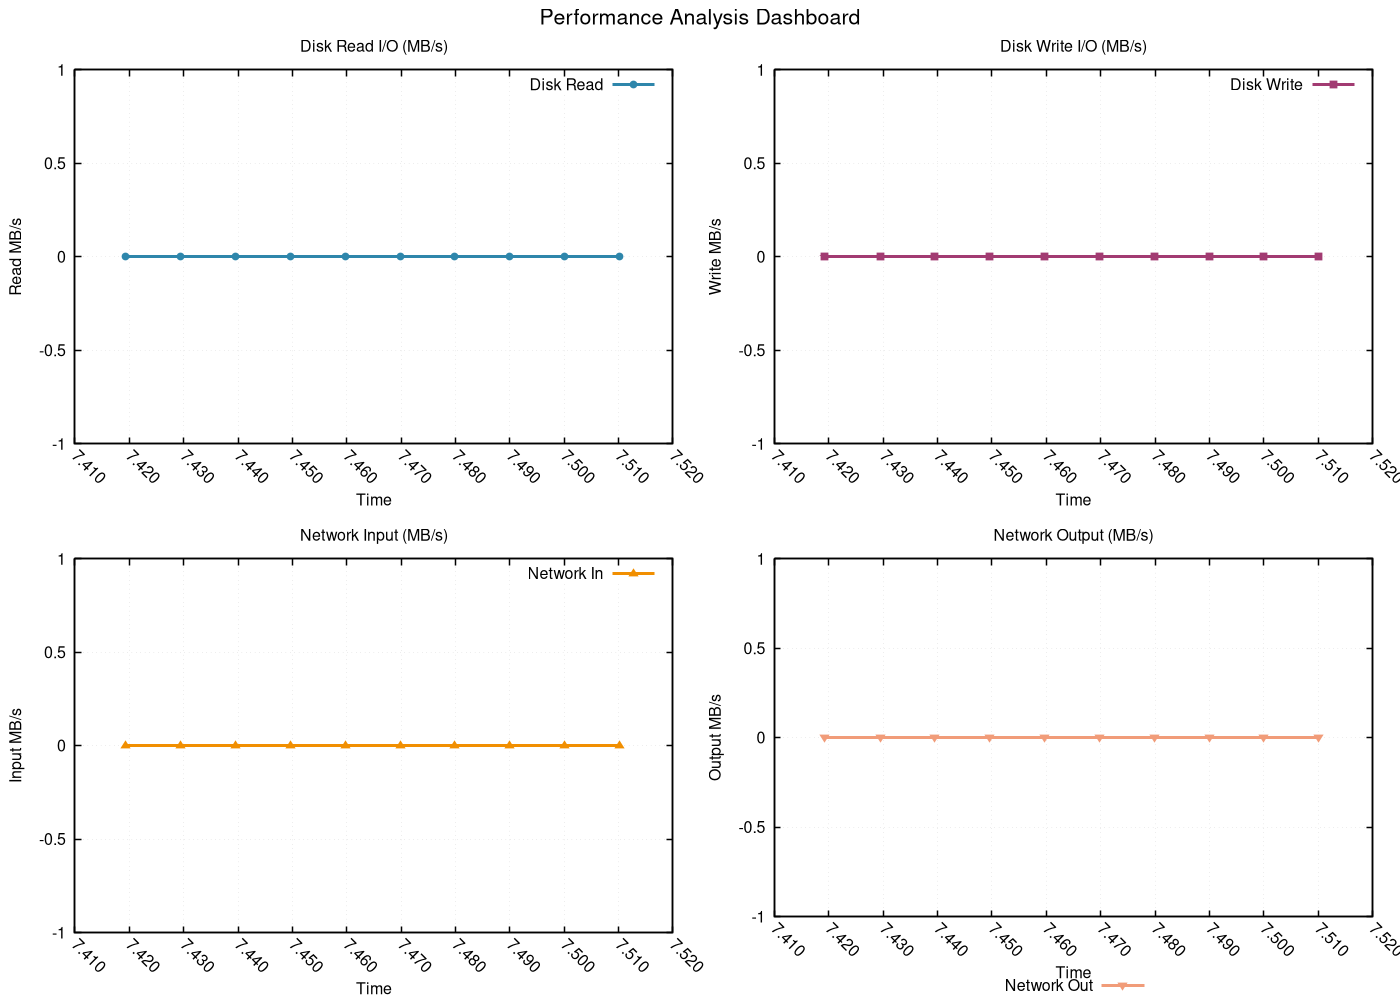

Generate this figure with gnuplot:
# GNUplot script for performance metrics
set terminal pngcairo enhanced font 'Helvetica,12' size 1400,1000
set output 'png/linear_search_20260131_225833_resources.png'

set multiplot layout 2,2 title 'Performance Analysis Dashboard' font 'Helvetica,16'
set style line 1 lc rgb '#2E86AB' lt 1 lw 3 pt 7 ps 0.8
set style line 2 lc rgb '#A23B72' lt 1 lw 3 pt 5 ps 0.8
set style line 3 lc rgb '#F18F01' lt 1 lw 3 pt 9 ps 0.8
set style line 4 lc rgb '#F19C79' lt 1 lw 3 pt 11 ps 0.8
set style line 5 lc rgb '#0ABB9F' lt 1 lw 3 pt 13 ps 0.8

set format x "%.3f"
set xtics rotate by -45
set autoscale x

set title 'Disk Read I/O (MB/s)'
set xlabel 'Time'
set ylabel 'Read MB/s'
set grid linestyle 1 lc rgb '#D3D3D3' lt 0 lw 1
set border linewidth 1.5
plot 'png/linear_search_20260131_225833_resources.dat' using 1:4 with linespoints ls 1 title 'Disk Read'
set title 'Disk Write I/O (MB/s)'
set xlabel 'Time'
set ylabel 'Write MB/s'
set grid linestyle 1 lc rgb '#D3D3D3' lt 0 lw 1
set border linewidth 1.5
plot 'png/linear_search_20260131_225833_resources.dat' using 1:5 with linespoints ls 2 title 'Disk Write'
set title 'Network Input (MB/s)'
set xlabel 'Time'
set ylabel 'Input MB/s'
set grid linestyle 1 lc rgb '#D3D3D3' lt 0 lw 1
set border linewidth 1.5
plot 'png/linear_search_20260131_225833_resources.dat' using 1:6 with linespoints ls 3 title 'Network In'
set title 'Network Output (MB/s)'
set xlabel 'Time'
set ylabel 'Output MB/s'
set grid linestyle 1 lc rgb '#D3D3D3' lt 0 lw 1
set border linewidth 1.5
set key outside center bottom horizontal
plot 'png/linear_search_20260131_225833_resources.dat' using 1:7 with linespoints ls 4 title 'Network Out'
unset multiplot
